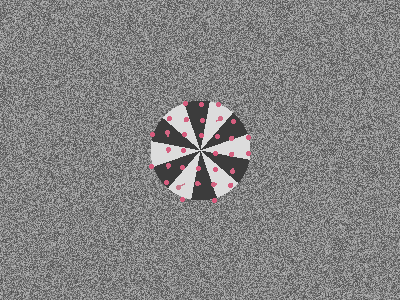

This figure's Python source:
"""
optical_flow.py — compute Lucas-Kanade-style dense optical flow on a
synthetic moving scene (sliding texture + spinning disc) and render it
as an arrow field overlaid on the source. Pure NumPy implementation of
the gradient-based flow estimator.

Pixels2GenAI Project
"""

import math
import numpy as np
from PIL import Image, ImageDraw


SIZE = (400, 300)
N_FRAMES = 36
WINDOW = 8  # half-window for the Lucas-Kanade least-squares


def synth_pair(idx, n=N_FRAMES, size=SIZE):
    """Generate a frame pair (t, t+1) with known motion."""
    w, h = size

    # Background: textured wall sliding right
    rng = np.random.default_rng(0)
    wall = rng.integers(0, 255, (h + 20, w + 60), dtype=np.uint8)
    wall = (wall.astype(np.float32) * 0.4 + 80).astype(np.uint8)

    shift = (idx * 2) % 40    # keep within the padded wall
    A_bg = wall[10:10 + h, shift:shift + w].copy()
    B_bg = wall[10:10 + h, shift + 2:shift + 2 + w].copy()

    # Defensive crop to (h, w) in case of off-by-one
    A_bg = A_bg[:h, :w]
    B_bg = B_bg[:h, :w]
    if A_bg.shape != (h, w):
        A_bg = np.pad(A_bg, ((0, h - A_bg.shape[0]), (0, w - A_bg.shape[1])), mode='edge')
    if B_bg.shape != (h, w):
        B_bg = np.pad(B_bg, ((0, h - B_bg.shape[0]), (0, w - B_bg.shape[1])), mode='edge')

    # Foreground: a darker spinning disc
    yy, xx = np.mgrid[:h, :w]
    cx, cy = w // 2, h // 2
    disc = (xx - cx) ** 2 + (yy - cy) ** 2 < 50 ** 2

    angle1 = idx * 0.15
    angle2 = (idx + 1) * 0.15
    spokes_a = np.cos(np.arctan2(yy - cy, xx - cx) * 6 - angle1) > 0
    spokes_b = np.cos(np.arctan2(yy - cy, xx - cx) * 6 - angle2) > 0

    A = A_bg.copy()
    B = B_bg.copy()
    A[disc & spokes_a] = 60
    A[disc & ~spokes_a] = 220
    B[disc & spokes_b] = 60
    B[disc & ~spokes_b] = 220
    return A, B


def lucas_kanade_flow(prev, nxt, window=WINDOW, step=16):
    """Sparse Lucas-Kanade flow at a grid of points (step pixels apart).

    Returns lists of (x, y, dx, dy)."""
    prev_f = prev.astype(np.float32)
    nxt_f = nxt.astype(np.float32)
    h, w = prev.shape

    # Image gradients
    Ix = np.gradient(prev_f, axis=1)
    Iy = np.gradient(prev_f, axis=0)
    It = nxt_f - prev_f

    flow_points = []
    for y in range(window, h - window, step):
        for x in range(window, w - window, step):
            Ix_win = Ix[y - window:y + window + 1, x - window:x + window + 1].ravel()
            Iy_win = Iy[y - window:y + window + 1, x - window:x + window + 1].ravel()
            It_win = It[y - window:y + window + 1, x - window:x + window + 1].ravel()

            # Solve [Ix Iy] [u v]^T = -It in least squares
            A_mat = np.stack([Ix_win, Iy_win], axis=1)
            b = -It_win
            try:
                uv, *_ = np.linalg.lstsq(A_mat, b, rcond=None)
            except np.linalg.LinAlgError:
                continue
            u, v = uv
            if not np.isfinite(u) or not np.isfinite(v):
                continue
            # Reject very small or huge motions (noise / divergent solves)
            mag = math.hypot(u, v)
            if mag < 0.3 or mag > 12:
                continue
            flow_points.append((x, y, float(u), float(v)))

    return flow_points


def render_flow(arr_color, flow_points):
    img = Image.fromarray(arr_color).convert('RGB')
    draw = ImageDraw.Draw(img)
    for x, y, u, v in flow_points:
        end_x = x + u * 3      # exaggerate for visibility
        end_y = y + v * 3
        # Colour by direction (hue) and magnitude (brightness)
        mag = math.hypot(u, v)
        b = int(min(255, 80 + mag * 20))
        col = (int(220 - mag * 8), b, int(120 + mag * 10))
        draw.line([(x, y), (end_x, end_y)], fill=col, width=2)
        draw.ellipse([end_x - 2, end_y - 2, end_x + 2, end_y + 2], fill=col)
    return img


frames = []
for f in range(N_FRAMES):
    A, B = synth_pair(f)
    flow = lucas_kanade_flow(A, B)
    color_A = np.stack([A] * 3, axis=-1)
    img = render_flow(color_A, flow)
    frames.append(img)

frames[0].save(
    'optical_flow.gif',
    save_all=True,
    append_images=frames[1:],
    duration=100,
    loop=0,
    optimize=True,
)
frames[N_FRAMES // 2].save('optical_flow.png')
print(f"Saved optical_flow.gif and optical_flow.png — {N_FRAMES} frames")
